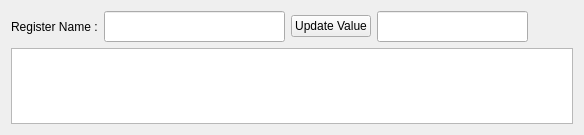
<?xml version="1.0" encoding="UTF-8"?>
<ui version="4.0">
 <class>register_tab</class>
 <widget class="QWidget" name="register_tab">
  <property name="geometry">
   <rect>
    <x>0</x>
    <y>0</y>
    <width>584</width>
    <height>135</height>
   </rect>
  </property>
  <property name="minimumSize">
   <size>
    <width>0</width>
    <height>0</height>
   </size>
  </property>
  <property name="maximumSize">
   <size>
    <width>16777215</width>
    <height>16777215</height>
   </size>
  </property>
  <property name="windowTitle">
   <string>Register</string>
  </property>
  <layout class="QVBoxLayout" name="verticalLayout">
   <item>
    <layout class="QHBoxLayout" name="horizontalLayout">
     <item>
      <widget class="QLabel" name="label">
       <property name="text">
        <string>Register Name :</string>
       </property>
      </widget>
     </item>
     <item>
      <widget class="QLineEdit" name="register_name_disp">
       <property name="minimumSize">
        <size>
         <width>181</width>
         <height>31</height>
        </size>
       </property>
       <property name="alignment">
        <set>Qt::AlignCenter</set>
       </property>
       <property name="readOnly">
        <bool>true</bool>
       </property>
      </widget>
     </item>
     <item>
      <widget class="QPushButton" name="register_update_button">
       <property name="text">
        <string>Update Value</string>
       </property>
      </widget>
     </item>
     <item>
      <widget class="QLineEdit" name="register_value_edit">
       <property name="minimumSize">
        <size>
         <width>151</width>
         <height>31</height>
        </size>
       </property>
       <property name="alignment">
        <set>Qt::AlignCenter</set>
       </property>
      </widget>
     </item>
     <item>
      <spacer name="horizontalSpacer">
       <property name="orientation">
        <enum>Qt::Horizontal</enum>
       </property>
       <property name="sizeHint" stdset="0">
        <size>
         <width>40</width>
         <height>20</height>
        </size>
       </property>
      </spacer>
     </item>
    </layout>
   </item>
   <item>
    <widget class="QTableWidget" name="register_subfields_view"/>
   </item>
  </layout>
 </widget>
 <resources/>
 <connections/>
</ui>
